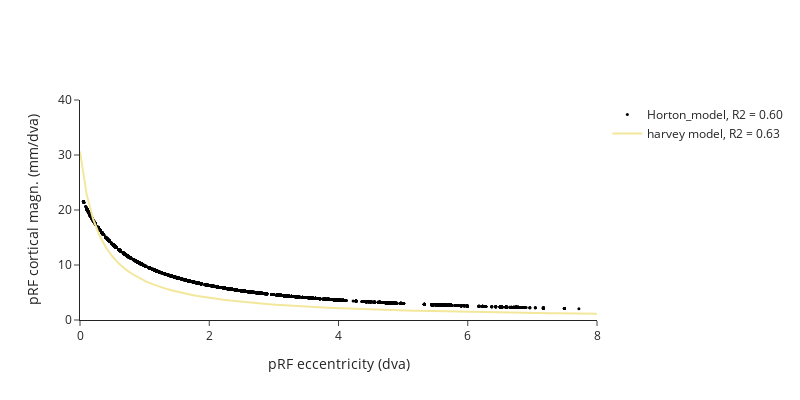

Notebook code for this chart:
### Code cell
fig = go.Figure()
fig.add_trace(go.Scatter(x=horton_x,
                         y=horton_line,
                         mode='markers', 
                         name = 'Horton_model, R2 = {:.2f}'.format(horton_model_r2),
                         marker=dict(color='black', 
                                     symbol='circle', 
                                     size=3), 
                         cliponaxis=False,
                         showlegend=True, 
                         opacity=1))

fig.add_trace(go.Scatter(x=model_x,
                         y=model_y,
                         mode='lines', 
                         name = 'harvey model, R2 = {:.2f}'.format(model_r2),
                         marker=dict(color=roi_colors[roi], 
                                     line=dict(color=roi_colors[roi], width=10)), 
                         cliponaxis=False,
                         showlegend=True, 
                         opacity=1))



fig.update_yaxes(title_text='pRF cortical magn. (mm/dva)', range=[0, 40], showline=True)
fig.update_xaxes(title_text='pRF eccentricity (dva)', range=[0, max_ecc], showline=True)
fig.update_layout(showlegend=True, 
                  template='simple_white', 
                  height=400, 
                  width=800)
fig.show()

### Figure 1 — Plotly figure (JSON) as saved in the notebook; plotly's stock layout.template omitted (floating-point values rounded to 4 significant figures; data arrays with more than 128 entries replaced by an {"elided": "..."} marker saying what was removed)
{"data": [{"cliponaxis": false, "marker": {"color": "black", "size": 3, "symbol": "circle"}, "mode": "markers", "name": "Horton_model, R2 = 0.60", "opacity": 1, "showlegend": true, "type": "scatter", "x": {"elided": "6408 float values"}, "y": {"elided": "6408 float values"}}, {"cliponaxis": false, "marker": {"color": "rgb(243, 231, 155)", "line": {"color": "rgb(243, 231, 155)", "width": 10}}, "mode": "lines", "name": "harvey model, R2 = 0.63", "opacity": 1, "showlegend": true, "type": "scatter", "x": [0.0, 0.101, 0.202, 0.303, 0.404, 0.5051, 0.6061, 0.7071, 0.8081, 0.9091, 1.01, 1.111, 1.212, 1.313, 1.414, 1.515, 1.616, 1.717, 1.818, 1.919, 2.02, 2.121, 2.222, 2.323, 2.424, 2.525, 2.626, 2.727, 2.828, 2.929, 3.03, 3.131, 3.232, 3.333, 3.434, 3.535, 3.636, 3.737, 3.838, 3.939, 4.04, 4.141, 4.242, 4.343, 4.444, 4.545, 4.646, 4.747, 4.848, 4.949, 5.051, 5.152, 5.253, 5.354, 5.455, 5.556, 5.657, 5.758, 5.859, 5.96, 6.061, 6.162, 6.263, 6.364, 6.465, 6.566, 6.667, 6.768, 6.869, 6.97, 7.071, 7.172, 7.273, 7.374, 7.475, 7.576, 7.677, 7.778, 7.879, 7.98, 8.081, 8.182, 8.283, 8.384, 8.485, 8.586, 8.687, 8.788, 8.889, 8.99, 9.091, 9.192, 9.293, 9.394, 9.495, 9.596, 9.697, 9.798, 9.899, 10.0], "y": [30.62, 22.97, 18.38, 15.32, 13.13, 11.49, 10.22, 9.196, 8.36, 7.664, 7.075, 6.569, 6.132, 5.748, 5.41, 5.11, 4.841, 4.599, 4.38, 4.181, 3.999, 3.833, 3.679, 3.538, 3.407, 3.285, 3.172, 3.066, 2.967, 2.875, 2.788, 2.706, 2.628, 2.555, 2.486, 2.421, 2.359, 2.3, 2.244, 2.19, 2.139, 2.091, 2.044, 2.0, 1.957, 1.916, 1.877, 1.84, 1.804, 1.769, 1.736, 1.704, 1.673, 1.643, 1.614, 1.586, 1.559, 1.533, 1.508, 1.484, 1.46, 1.437, 1.415, 1.394, 1.373, 1.353, 1.333, 1.314, 1.296, 1.278, 1.26, 1.243, 1.227, 1.21, 1.195, 1.179, 1.164, 1.15, 1.136, 1.122, 1.108, 1.095, 1.082, 1.07, 1.057, 1.045, 1.034, 1.022, 1.011, 1.0, 0.9892, 0.9787, 0.9684, 0.9583, 0.9484, 0.9387, 0.9293, 0.92, 0.9109, 0.9019]}], "layout": {"height": 400, "showlegend": true, "width": 800, "xaxis": {"range": [0, 8], "showline": true, "title": {"text": "pRF eccentricity (dva)"}}, "yaxis": {"range": [0, 40], "showline": true, "title": {"text": "pRF cortical magn. (mm/dva)"}}}}
